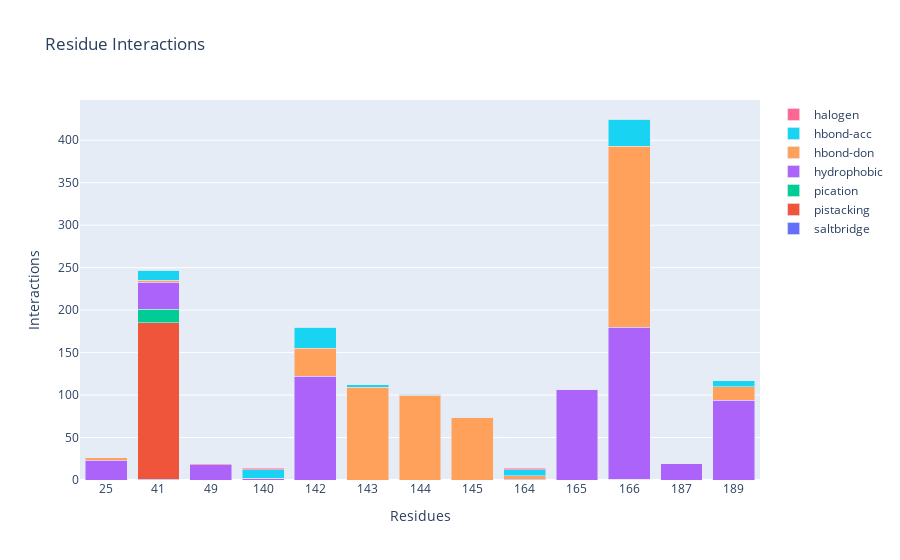

The notebook cell saved with this chart:
### Code cell
fingerprint_barplot(fp_focused)

### Figure 1 — Plotly figure (JSON) as saved in the notebook; plotly's stock layout.template omitted (floating-point values rounded to 4 significant figures)
{"data": [{"name": "saltbridge", "type": "bar", "x": [25, 41, 49, 140, 142, 143, 144, 145, 164, 165, 166, 187, 189], "y": [0, 1, 0, 0, 0, 0, 0, 0, 0, 0, 1, 0, 0]}, {"name": "pistacking", "type": "bar", "x": [25, 41, 49, 140, 142, 143, 144, 145, 164, 165, 166, 187, 189], "y": [0, 184, 0, 0, 0, 0, 0, 0, 0, 0, 0, 0, 0]}, {"name": "pication", "type": "bar", "x": [25, 41, 49, 140, 142, 143, 144, 145, 164, 165, 166, 187, 189], "y": [0, 16, 0, 0, 0, 0, 0, 0, 0, 0, 0, 0, 0]}, {"name": "hydrophobic", "type": "bar", "x": [25, 41, 49, 140, 142, 143, 144, 145, 164, 165, 166, 187, 189], "y": [23, 32, 18, 2, 122, 0, 0, 0, 1, 107, 179, 20, 94]}, {"name": "hbond-don", "type": "bar", "x": [25, 41, 49, 140, 142, 143, 144, 145, 164, 165, 166, 187, 189], "y": [3, 2, 0, 0, 33, 109, 100, 74, 4, 0, 213, 0, 16]}, {"name": "hbond-acc", "type": "bar", "x": [25, 41, 49, 140, 142, 143, 144, 145, 164, 165, 166, 187, 189], "y": [0, 12, 0, 10, 25, 3, 1, 0, 7, 0, 32, 0, 7]}, {"name": "halogen", "type": "bar", "x": [25, 41, 49, 140, 142, 143, 144, 145, 164, 165, 166, 187, 189], "y": [0, 0, 1, 2, 0, 0, 0, 0, 2, 0, 0, 0, 0]}], "layout": {"barmode": "stack", "title": {"text": "Residue Interactions"}, "xaxis": {"title": {"text": "Residues"}, "type": "category"}, "yaxis": {"title": {"text": "Interactions"}}}}
